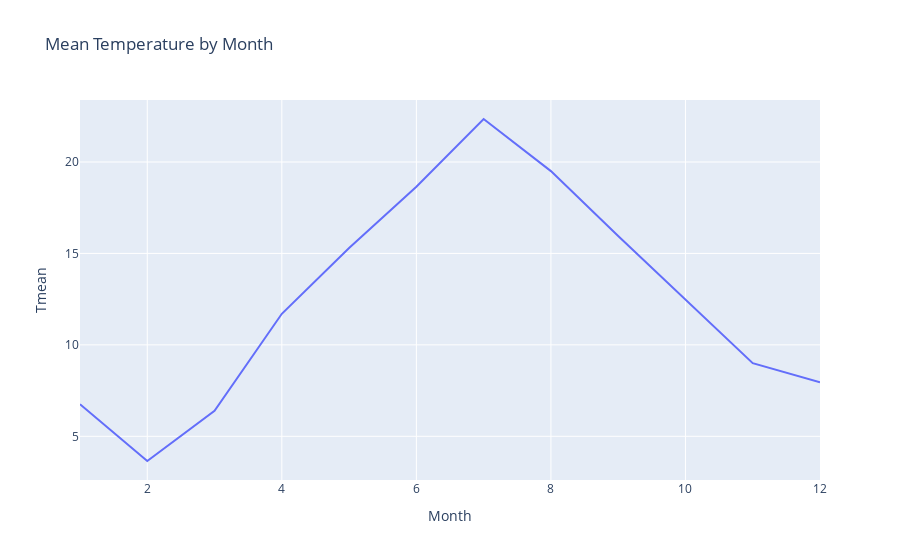

This figure's notebook cell:
### Code cell
import plotly.express as px

fig = px.line(weather, x='Month', y='Tmean', title='Mean Temperature by Month')
fig.show()

### Figure 1 — Plotly figure (JSON) as saved in the notebook; plotly's stock layout.template omitted (floating-point values rounded to 4 significant figures)
{"data": [{"hovertemplate": "Month=%{x}<br>Tmean=%{y}<extra></extra>", "legendgroup": "", "line": {"color": "#636efa", "dash": "solid"}, "marker": {"symbol": "circle"}, "mode": "lines", "name": "", "orientation": "v", "showlegend": false, "type": "scatter", "x": [1, 2, 3, 4, 5, 6, 7, 8, 9, 10, 11, 12], "xaxis": "x", "y": [6.75, 3.65, 6.4, 11.7, 15.3, 18.65, 22.35, 19.5, 15.95, 12.5, 9, 7.95], "yaxis": "y"}], "layout": {"legend": {"tracegroupgap": 0}, "title": {"text": "Mean Temperature by Month"}, "xaxis": {"anchor": "y", "domain": [0, 1], "title": {"text": "Month"}}, "yaxis": {"anchor": "x", "domain": [0, 1], "title": {"text": "Tmean"}}}}
